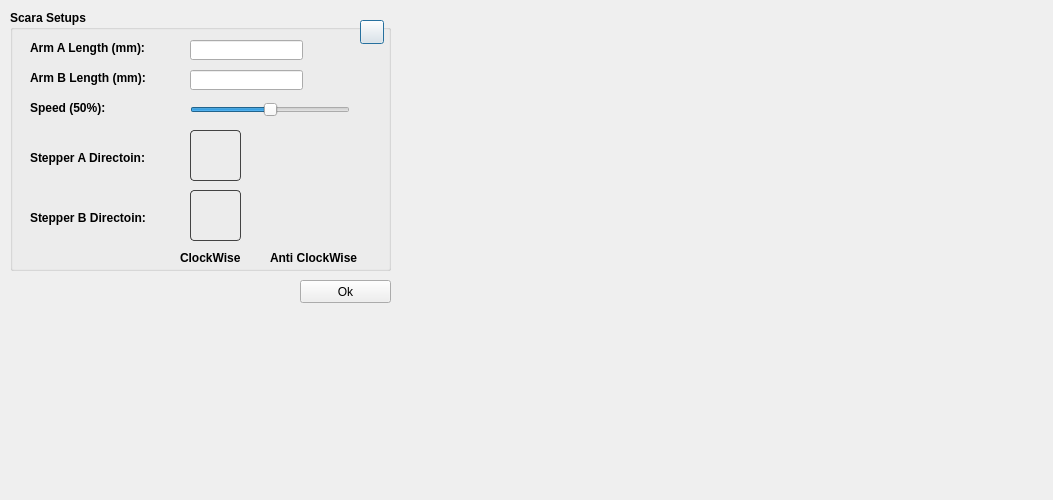
<?xml version="1.0" encoding="UTF-8"?>
<ui version="4.0">
 <class>Dialog</class>
 <widget class="QDialog" name="Dialog">
  <property name="geometry">
   <rect>
    <x>0</x>
    <y>0</y>
    <width>1053</width>
    <height>500</height>
   </rect>
  </property>
  <property name="sizePolicy">
   <sizepolicy hsizetype="Fixed" vsizetype="Fixed">
    <horstretch>0</horstretch>
    <verstretch>0</verstretch>
   </sizepolicy>
  </property>
  <property name="minimumSize">
   <size>
    <width>1053</width>
    <height>500</height>
   </size>
  </property>
  <property name="maximumSize">
   <size>
    <width>1053</width>
    <height>500</height>
   </size>
  </property>
  <property name="font">
   <font>
    <family>Arial</family>
   </font>
  </property>
  <property name="windowTitle">
   <string>Dialog</string>
  </property>
  <widget class="QGroupBox" name="groupBox">
   <property name="geometry">
    <rect>
     <x>10</x>
     <y>10</y>
     <width>381</width>
     <height>261</height>
    </rect>
   </property>
   <property name="font">
    <font>
     <weight>75</weight>
     <bold>true</bold>
    </font>
   </property>
   <property name="title">
    <string>Scara Setups</string>
   </property>
   <widget class="QLabel" name="label">
    <property name="geometry">
     <rect>
      <x>20</x>
      <y>30</y>
      <width>131</width>
      <height>16</height>
     </rect>
    </property>
    <property name="text">
     <string>Arm A Length (mm):</string>
    </property>
   </widget>
   <widget class="QLabel" name="label_2">
    <property name="geometry">
     <rect>
      <x>20</x>
      <y>60</y>
      <width>131</width>
      <height>16</height>
     </rect>
    </property>
    <property name="text">
     <string>Arm B Length (mm):</string>
    </property>
   </widget>
   <widget class="QLineEdit" name="lineArm0">
    <property name="geometry">
     <rect>
      <x>180</x>
      <y>30</y>
      <width>113</width>
      <height>20</height>
     </rect>
    </property>
   </widget>
   <widget class="QLineEdit" name="lineArm1">
    <property name="geometry">
     <rect>
      <x>180</x>
      <y>60</y>
      <width>113</width>
      <height>20</height>
     </rect>
    </property>
   </widget>
   <widget class="QLabel" name="label_3">
    <property name="geometry">
     <rect>
      <x>20</x>
      <y>140</y>
      <width>131</width>
      <height>16</height>
     </rect>
    </property>
    <property name="text">
     <string>Stepper A Directoin:</string>
    </property>
   </widget>
   <widget class="QLabel" name="label_4">
    <property name="geometry">
     <rect>
      <x>20</x>
      <y>200</y>
      <width>131</width>
      <height>16</height>
     </rect>
    </property>
    <property name="text">
     <string>Stepper B Directoin:</string>
    </property>
   </widget>
   <widget class="QLabel" name="motoA_CK">
    <property name="geometry">
     <rect>
      <x>180</x>
      <y>120</y>
      <width>51</width>
      <height>51</height>
     </rect>
    </property>
    <property name="styleSheet">
     <string notr="true">     border: 1px solid rgb(67,67,67);
     border-radius: 4px;</string>
    </property>
    <property name="pixmap">
     <pixmap resource="images.qrc">:/images/stepping_motor-clockwise.png</pixmap>
    </property>
   </widget>
   <widget class="QLabel" name="motoB_CK">
    <property name="geometry">
     <rect>
      <x>180</x>
      <y>180</y>
      <width>51</width>
      <height>51</height>
     </rect>
    </property>
    <property name="styleSheet">
     <string notr="true">     border: 1px solid rgb(67,67,67);
     border-radius: 4px;</string>
    </property>
    <property name="pixmap">
     <pixmap resource="images.qrc">:/images/stepping_motor-clockwise.png</pixmap>
    </property>
   </widget>
   <widget class="QLabel" name="motoA_CCK">
    <property name="geometry">
     <rect>
      <x>270</x>
      <y>120</y>
      <width>51</width>
      <height>51</height>
     </rect>
    </property>
    <property name="pixmap">
     <pixmap resource="images.qrc">:/images/stepping_motor-anticlockwise.png</pixmap>
    </property>
   </widget>
   <widget class="QLabel" name="motoB_CCK">
    <property name="geometry">
     <rect>
      <x>270</x>
      <y>180</y>
      <width>51</width>
      <height>51</height>
     </rect>
    </property>
    <property name="pixmap">
     <pixmap resource="images.qrc">:/images/stepping_motor-anticlockwise.png</pixmap>
    </property>
   </widget>
   <widget class="QPushButton" name="pushButton">
    <property name="geometry">
     <rect>
      <x>350</x>
      <y>10</y>
      <width>24</width>
      <height>24</height>
     </rect>
    </property>
    <property name="styleSheet">
     <string notr="true"> QPushButton {
	border-image: url(:/images/help-icon.png) 0;
 }

 QPushButton:hover {
	border-image: url(:/images/help-icon-hover.png) 0;
 }

 QPushButton:pressed  {
	border-image: url(:/images/help-icon-click.png) 0;
 }
</string>
    </property>
    <property name="text">
     <string/>
    </property>
   </widget>
   <widget class="QLabel" name="label_5">
    <property name="geometry">
     <rect>
      <x>170</x>
      <y>240</y>
      <width>71</width>
      <height>16</height>
     </rect>
    </property>
    <property name="text">
     <string>ClockWise</string>
    </property>
   </widget>
   <widget class="QLabel" name="label_6">
    <property name="geometry">
     <rect>
      <x>260</x>
      <y>240</y>
      <width>91</width>
      <height>16</height>
     </rect>
    </property>
    <property name="text">
     <string>Anti ClockWise</string>
    </property>
   </widget>
   <widget class="QSlider" name="slidSpeed">
    <property name="geometry">
     <rect>
      <x>180</x>
      <y>90</y>
      <width>160</width>
      <height>19</height>
     </rect>
    </property>
    <property name="value">
     <number>50</number>
    </property>
    <property name="orientation">
     <enum>Qt::Horizontal</enum>
    </property>
   </widget>
   <widget class="QLabel" name="labelSpeed">
    <property name="geometry">
     <rect>
      <x>20</x>
      <y>90</y>
      <width>131</width>
      <height>16</height>
     </rect>
    </property>
    <property name="text">
     <string>Speed (50%):</string>
    </property>
   </widget>
  </widget>
  <widget class="QPushButton" name="btnOk">
   <property name="geometry">
    <rect>
     <x>300</x>
     <y>280</y>
     <width>91</width>
     <height>23</height>
    </rect>
   </property>
   <property name="text">
    <string>Ok</string>
   </property>
  </widget>
  <widget class="QLabel" name="label_7">
   <property name="geometry">
    <rect>
     <x>400</x>
     <y>30</y>
     <width>651</width>
     <height>431</height>
    </rect>
   </property>
   <property name="text">
    <string/>
   </property>
   <property name="pixmap">
    <pixmap resource="images.qrc">:/images/mScara_setup.png</pixmap>
   </property>
  </widget>
 </widget>
 <resources>
  <include location="images.qrc"/>
 </resources>
 <connections/>
</ui>
